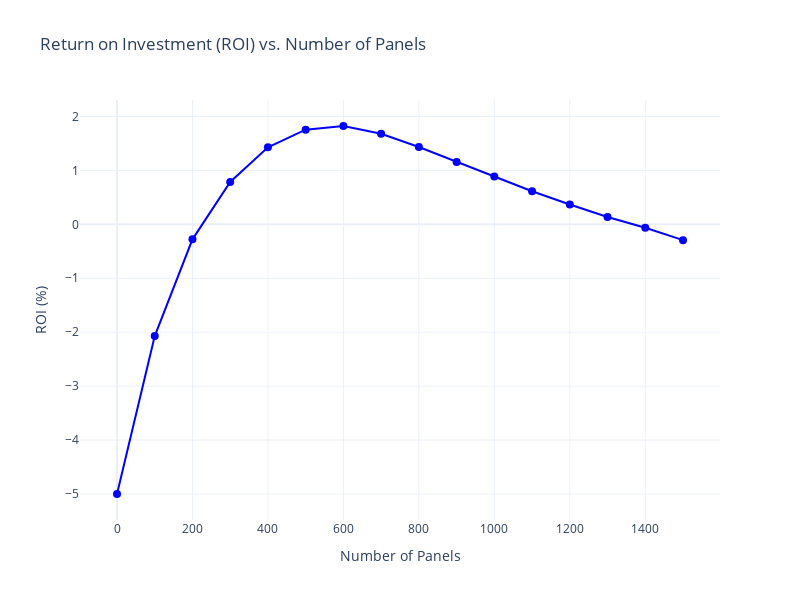

Notebook cell for this chart:
### Code cell
# Financial Parameters
panel_cost = 1220  # € per panel
battery_cost = 13000  # € per battery
energy_sold_price = 0.1208  # €/kWh
energy_purchased_price = 0.2713  # €/kWh
om_cost_panels_rate = 0.07  # 7%
om_cost_batteries_rate = 0.05  # 5%

# System Parameters
battery_capacity_per_unit = 57  # kWh per battery
converter_efficiency = 0.9  # 90% efficiency
initial_soc = 50  # 50% initial battery SOC

# Number of Batteries (Fixed for Analysis)
num_batteries = 50

# Energy Demand
total_energy_demand = merged_data['Consumption_kWh'].sum()

# Define range of number of panels to analyze
panel_range = np.arange(0, 1501, 100)  

# Initialize list to store ROI values
roi_values = []

# Loop through each panel configuration
for num_panels in panel_range:
    # Calculate annual PV production
    annual_pv_production = merged_data['PV_Production_kWh'].sum() * num_panels 
    
    # Initialize annual metrics
    annual_energy_supplied_pv_to_demand = 0
    annual_energy_discharged = 0
    annual_excess_energy = 0
    annual_soc = initial_soc  # Reset SOC for the year
    
    battery_capacity = battery_capacity_per_unit * num_batteries
    
    for timestamp, row in merged_data.iterrows():
        consumption = row['Consumption_kWh']
        pv_production = row['PV_Production_kWh'] * num_panels 
        # Energy supplied to demand
        energy_supplied = min(pv_production, consumption)
        annual_energy_supplied_pv_to_demand += energy_supplied

        # Excess and deficit handling
        excess = pv_production - energy_supplied
        deficit = consumption - energy_supplied
        
        if excess > 0 and num_batteries > 0 and annual_soc < 100:
            charge = min(excess * converter_efficiency, (100 - annual_soc) / 100 * battery_capacity)
            annual_soc += (charge / battery_capacity) * 100
            remaining_excess = excess - (charge / converter_efficiency)
            annual_excess_energy += max(remaining_excess, 0)
        
        if deficit > 0 and num_batteries > 0 and annual_soc > 20:
            discharge = min(deficit, (annual_soc - 20) / 100 * battery_capacity * converter_efficiency)
            annual_energy_discharged += discharge
            annual_soc -= (discharge / battery_capacity) * 100

    # Calculate Financial Metrics
    total_initial_investment = (panel_cost * num_panels) + (battery_cost * num_batteries)
    
    om_cost_panels = panel_cost * num_panels * om_cost_panels_rate
    om_cost_batteries = battery_cost * num_batteries * om_cost_batteries_rate
    total_om_cost = om_cost_panels + om_cost_batteries
    
    total_savings = annual_energy_supplied_pv_to_demand * energy_purchased_price
    revenue_surplus = annual_excess_energy * energy_sold_price
    
    net_savings = (total_savings + revenue_surplus) - total_om_cost
    
    # Calculate ROI
    roi = (net_savings / total_initial_investment) * 100 if total_initial_investment > 0 else 0
    roi_values.append(roi)

# Plot ROI vs. Number of Panels
fig_roi = go.Figure()

fig_roi.add_trace(go.Scatter(
    x=panel_range,
    y=roi_values,
    mode='lines+markers',
    name='ROI (%)',
    line=dict(color='blue'),
    marker=dict(size=8)
))

fig_roi.update_layout(
    title='Return on Investment (ROI) vs. Number of Panels',
    xaxis_title='Number of Panels',
    yaxis_title='ROI (%)',
    template='plotly_white',
    width=800,
    height=600
)

fig_roi.show()

### Figure 1 — Plotly figure (JSON) as saved in the notebook; plotly's stock layout.template omitted (floating-point values rounded to 4 significant figures)
{"data": [{"line": {"color": "blue"}, "marker": {"size": 8}, "mode": "lines+markers", "name": "ROI (%)", "type": "scatter", "x": [0, 100, 200, 300, 400, 500, 600, 700, 800, 900, 1000, 1100, 1200, 1300, 1400, 1500], "y": [-5, -2.071, -0.2784, 0.786, 1.428, 1.755, 1.823, 1.679, 1.433, 1.156, 0.8866, 0.6128, 0.3673, 0.1358, -0.06318, -0.2939]}], "layout": {"height": 600, "title": {"text": "Return on Investment (ROI) vs. Number of Panels"}, "width": 800, "xaxis": {"title": {"text": "Number of Panels"}}, "yaxis": {"title": {"text": "ROI (%)"}}}}
